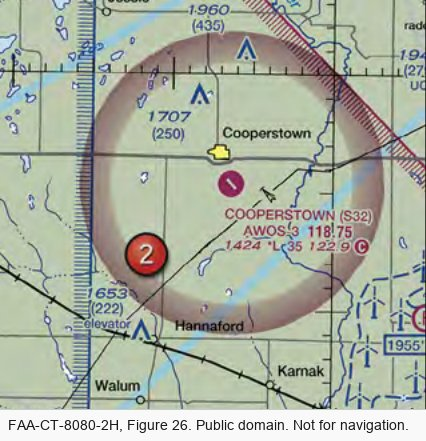
#> input picture docs/part_107_license/images/w05_supp_fig26_cooperstown.jpg, 426 x 441 px, found by its file name
$ python -i supplement_annotate.py   (imports and definitions only)
#> lines starting #> are read from the running program, lines starting #| are printed output that depends on the picture
"""Draw teaching overlays on FAA testing-supplement crops made by supplement_crops.py.

Usage (from the repository root):
    python fig_tools/supplement_annotate.py [--src docs/part_107_license/images] [--out review]

Writes:
    w05_supp_fig02_load_factor_30deg.png
        The Figure 2 load factor chart with the 30 degree row boxed (1.154) and the same point
        marked on the curve, plus the worked answer to FAA UAG sample question 7
        (33 lb x 1.154 = 38 lb).
    w05_supp_fig26_cooperstown_pattern.jpg
        The Figure 26 Cooperstown crop with the standard left-hand traffic pattern for runway 13
        drawn on it: landing direction toward 130 degrees, the five legs, and an aircraft at
        midfield left downwind (heading 310), which sits north-east of the runway. Answer to FAA
        UAG sample question 18. The chart is public domain (FAA-CT-8080-2H); the overlay is ours
        and is labelled "pattern drawn for teaching".

The airport position in the crop and the runway heading are constants below; the pattern is
built from them, so the geometry always matches the runway number. Pattern size is exaggerated
for legibility (a real pattern is about 1/2 to 1 NM from the runway).
"""
from __future__ import annotations

import argparse
import math
import os

from PIL import Image, ImageDraw, ImageFont

# Cooperstown (S32) airport symbol centre in w05_supp_fig26_cooperstown.jpg, crop pixels.
AIRPORT = (231.0, 184.0)
RUNWAY_HEADING = 130.0          # landing on runway 13
SCALE = 3                       # draw on a 3x upscale so lines stay smooth
RUNWAY_HALF = 22.0              # crop pixels, exaggerated
EXTEND = 26.0                   # upwind and final extensions beyond the runway ends
OFFSET = 62.0                   # downwind distance from the runway, exaggerated
ZOOM = (40, 45, 426, 300)       # crop box (crop pixels) kept around the pattern
CREDIT_H = 34                   # height of the credit strip at the bottom of the source crop

BLUE = (0, 98, 184)
ORANGE = (230, 126, 34)
WHITE = (255, 255, 255)
INK = (26, 26, 26)


def font(size: int, bold: bool = False):
    names = ["arialbd.ttf", "DejaVuSans-Bold.ttf"] if bold else ["arial.ttf", "DejaVuSans.ttf"]
    for n in names:
        try:
            return ImageFont.truetype(n, size)
        except OSError:
            continue
    return ImageFont.load_default()


def heading_vec(deg: float) -> tuple[float, float]:
    """Unit vector for a compass heading in image coordinates (x east, y down)."""
    r = math.radians(deg)
    return math.sin(r), -math.cos(r)


def arrow(d: ImageDraw.ImageDraw, a, b, colour, width, head=16):
    d.line([a, b], fill=colour, width=width)
    ang = math.atan2(b[1] - a[1], b[0] - a[0])
    for s in (+1, -1):
        t = ang + math.pi - s * math.radians(28)
        d.line([b, (b[0] + head * math.cos(t), b[1] + head * math.sin(t))], fill=colour, width=width)


def label(d, xy, text, f, fill=INK, anchor="la"):
    x, y = xy
    box = d.textbbox((x, y), text, font=f, anchor=anchor)
    pad = 5
    d.rounded_rectangle((box[0] - pad, box[1] - pad, box[2] + pad, box[3] + pad), radius=6,
                        fill=WHITE, outline=fill, width=2)
    d.text((x, y), text, font=f, fill=fill, anchor=anchor)


def cooperstown(src: str, out: str) -> str:
#> called with out = 'out.png'
    base = Image.open(os.path.join(src, "w05_supp_fig26_cooperstown.jpg")).convert("RGB")
#> base is the input picture: PIL image 426x441 RGB; mean R, G, B 170.4, 176.6, 161.8
    w, h = base.size
#> w = 426; h = 441
    im = base.resize((w * SCALE, h * SCALE), Image.LANCZOS)
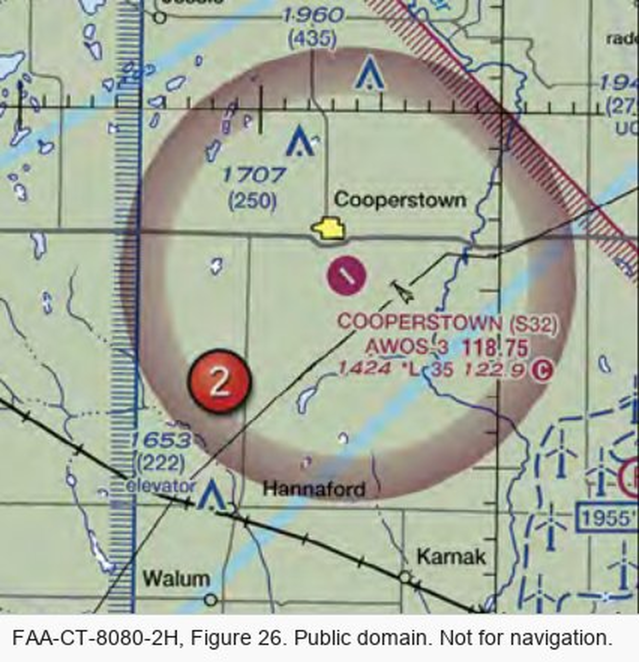
#> im: PIL image 1278x1323 RGB (shown at 1/2 size); mean R, G, B 170.4, 176.5, 161.7
    d = ImageDraw.Draw(im)
    S = lambda p: (p[0] * SCALE, p[1] * SCALE)  # noqa: E731

    dx, dy = heading_vec(RUNWAY_HEADING)            # landing direction
    lx, ly = heading_vec(RUNWAY_HEADING - 90.0)     # pilot's left = the pattern side
    assert lx > 0 and ly < 0, "left of 130 degrees must point north-east"
    cx, cy = AIRPORT

    def P(along: float, side: float):
        return (cx + dx * along + lx * side, cy + dy * along + ly * side)

    r1 = P(-RUNWAY_HALF, 0)              # threshold of runway 13 (north-west end)
    r2 = P(+RUNWAY_HALF, 0)              # far end
    up_end = P(RUNWAY_HALF + EXTEND, 0)
    cross_end = P(RUNWAY_HALF + EXTEND, OFFSET)
    down_end = P(-RUNWAY_HALF - EXTEND, OFFSET)
    final_start = P(-RUNWAY_HALF - EXTEND, 0)
    mid_down = P(0, OFFSET)

    lw = 7
    legs = [(r2, up_end, "upwind"), (up_end, cross_end, "crosswind"),
            (cross_end, down_end, "downwind"), (down_end, final_start, "base"),
            (final_start, r1, "final")]
    for a, b, _ in legs:
        arrow(d, S(a), S(b), BLUE, lw)
    d.line([S(r1), S(r2)], fill=INK, width=9)                       # runway, emphasised
    arrow(d, S(P(-RUNWAY_HALF + 4, 0)), S(P(RUNWAY_HALF - 2, 0)), WHITE, 3, head=10)

    f = font(36, bold=True)
    fs = font(30)
    off = 34
    label(d, (S(P(RUNWAY_HALF + EXTEND / 2, 0))[0] + 18, S(P(RUNWAY_HALF + EXTEND / 2, 0))[1] + 10),
          "upwind", fs, BLUE)
    label(d, (S(P(-RUNWAY_HALF - EXTEND / 2, 0))[0] - 18, S(P(-RUNWAY_HALF - EXTEND / 2, 0))[1] - 6),
          "final", fs, BLUE, anchor="ra")
    label(d, (S(P(-RUNWAY_HALF - EXTEND, OFFSET / 2))[0] - 14, S(P(-RUNWAY_HALF - EXTEND, OFFSET / 2))[1]),
          "base", fs, BLUE, anchor="rm")
    label(d, (S(P(RUNWAY_HALF + EXTEND, OFFSET / 2))[0] + 14, S(P(RUNWAY_HALF + EXTEND, OFFSET / 2))[1]),
          "crosswind", fs, BLUE, anchor="lm")

    # aircraft at midfield left downwind, heading 310
    mx, my = S(mid_down)
    d.ellipse((mx - 22, my - 22, mx + 22, my + 22), fill=ORANGE, outline=WHITE, width=4)
    hx, hy = heading_vec(310.0)
    arrow(d, (mx - hx * 12, my - hy * 12), (mx + hx * 30, my + hy * 30), WHITE, 5, head=12)
    label(d, (mx + 30, my - off - 20), "midfield left downwind", f, ORANGE)
    label(d, (mx + 30, my - off + 18), "north-east of the runway", fs, ORANGE)
    label(d, (S(r1)[0] - 30, S(r1)[1] - 34), "RWY 13: land toward 130°", fs, INK, anchor="rb")
    dl = S(P(-RUNWAY_HALF - EXTEND * 0.4, OFFSET))
    label(d, (dl[0] - 12, dl[1] - 14), "downwind, 310°", fs, BLUE, anchor="rb")

    # north arrow
    nx, ny = (ZOOM[2] - 14) * SCALE, (ZOOM[1] + 22) * SCALE
    arrow(d, (nx, ny + 60), (nx, ny), INK, 5, head=14)
    d.text((nx, ny - 8), "N", font=f, fill=INK, anchor="mb")

    # teaching note above the existing credit strip
    note = "Pattern drawn for teaching, not to scale"
    label(d, ((ZOOM[0] + 6) * SCALE, (ZOOM[3] - 6) * SCALE), note, fs, INK, anchor="lb")

    # zoom on the pattern, then re-attach the chart's credit strip from the bottom of the crop
    x0, y0, x1, y1 = ZOOM
    zoomed = im.crop((x0 * SCALE, y0 * SCALE, x1 * SCALE, y1 * SCALE))
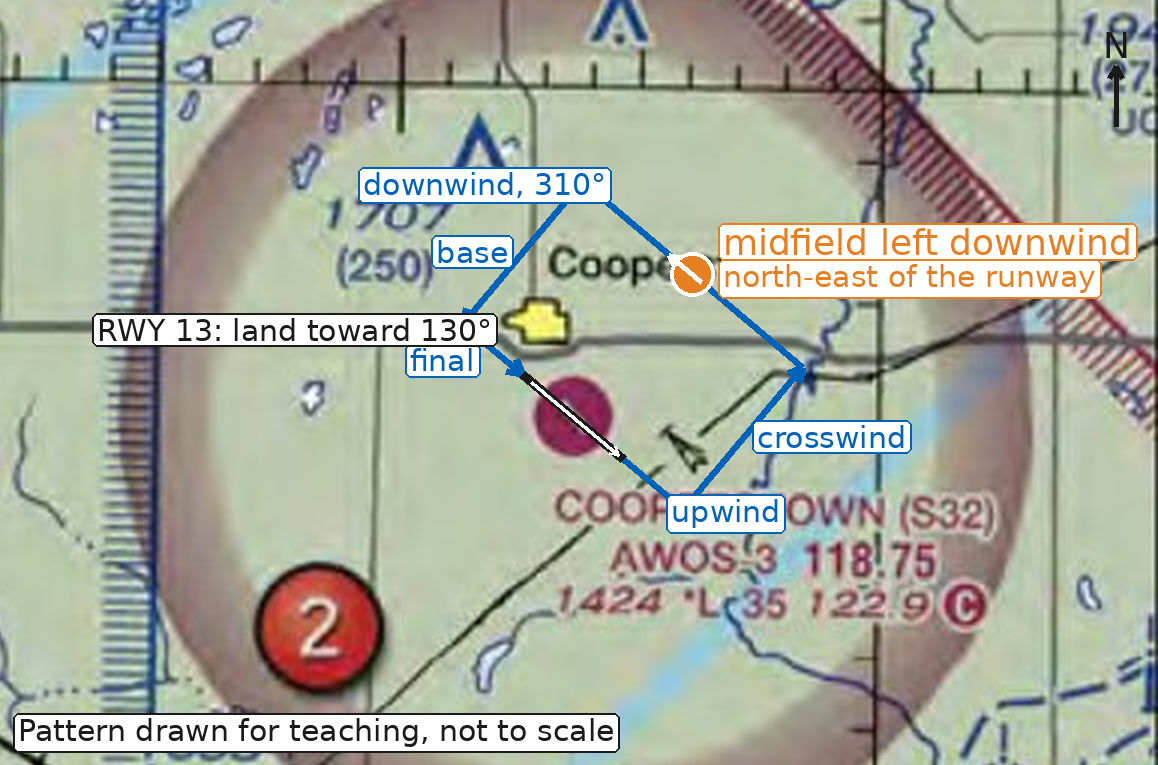
#> zoomed: PIL image 1158x765 RGB; mean R, G, B 169.4, 172.2, 158.6
    strip_h = CREDIT_H * SCALE
    im = Image.new('RGB', (zoomed.width, zoomed.height + strip_h), WHITE)
#> im: PIL image 1158x867 RGB; every value is 255
    im.paste(zoomed, (0, 0))
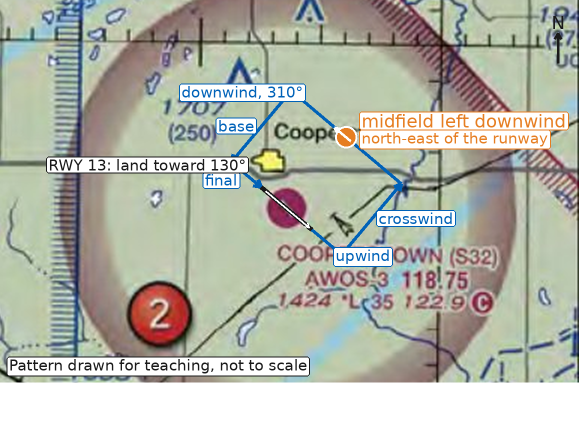
#> im: PIL image 1158x867 RGB (shown at 1/2 size); mean R, G, B 179.4, 182, 169.9
    ImageDraw.Draw(im).text((18, zoomed.height + strip_h // 2),
                            'FAA-CT-8080-2H, Figure 26. Public domain. Not for navigation.',
                            font=font(40), fill=INK, anchor='lm')
    im = im.resize((int(im.width / SCALE * 2.4), int(im.height / SCALE * 2.4)), Image.LANCZOS)
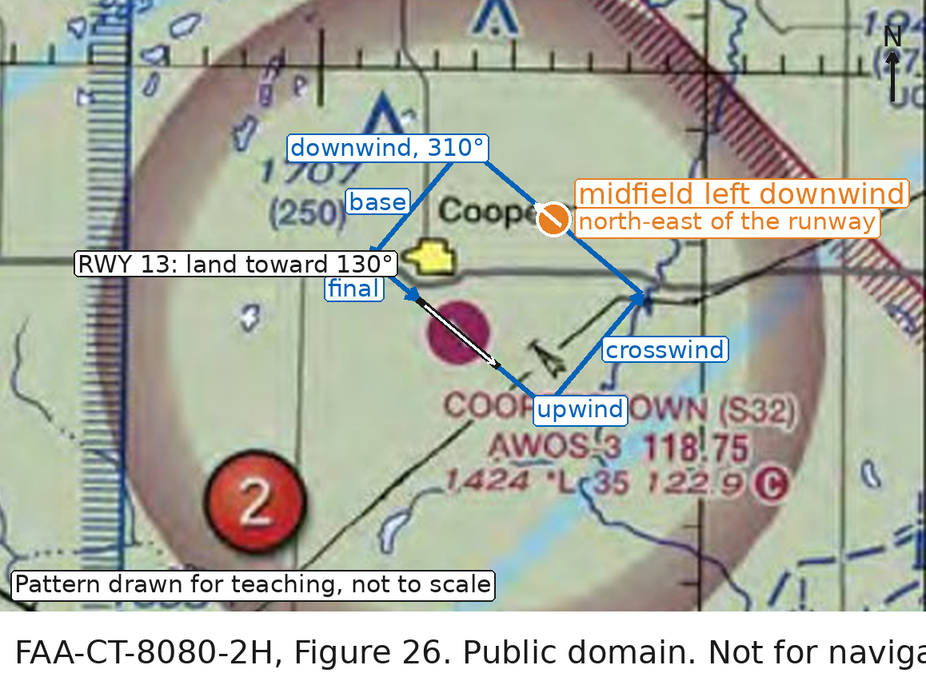
#> im: PIL image 926x693 RGB; mean R, G, B 177.3, 179.7, 167.7
    os.makedirs(out, exist_ok=True)
    path = os.path.join(out, "w05_supp_fig26_cooperstown_pattern.jpg")
    im.save(path, quality=88, optimize=True)
    return path


# Figure 2 crop (w05_supp_fig02_load_factor.png, 1030 x 805): table row and graph axes, crop pixels.
LF_ROW_30 = (28, 273, 382, 337)           # the 30 degree row of the table
LF_X0, LF_X90 = 485.0, 990.0              # graph x pixel at 0 and 90 degrees of bank
LF_Y1, LF_Y9 = 580.0, 136.0               # graph y pixel at load factor 1 and 9
LF_AXIS_Y = 636.0                         # bottom of the plotting area


def load_factor(src: str, out: str) -> str:
    im = Image.open(os.path.join(src, 'w05_supp_fig02_load_factor.png')).convert('RGB')
    d = ImageDraw.Draw(im)
    bank = 30.0
    n = 1.0 / math.cos(math.radians(bank))
    assert abs(n - 1.1547) < 1e-3
    x = LF_X0 + (LF_X90 - LF_X0) * bank / 90.0
    y = LF_Y1 - (LF_Y1 - LF_Y9) * (n - 1.0) / 8.0
    d.rounded_rectangle(LF_ROW_30, radius=8, outline=ORANGE, width=6)
    for i in range(int(LF_AXIS_Y), int(y), -14):                      # dashed up from 30 degrees
        d.line([(x, i), (x, max(i - 7, y))], fill=ORANGE, width=4)
    for i in range(int(x), int(LF_X0), -14):                          # dashed across to the axis
        d.line([(i, y), (max(i - 7, LF_X0), y)], fill=ORANGE, width=4)
    d.ellipse((x - 11, y - 11, x + 11, y + 11), fill=ORANGE, outline=WHITE, width=3)
    label(d, (x + 18, y - 70), '30° bank → 1.154', font(30, bold=True), ORANGE)
    label(d, (x + 18, y - 120), '33 lb × 1.154 ≈ 38 lb', font(30, bold=True), INK)
    os.makedirs(out, exist_ok=True)
    path = os.path.join(out, 'w05_supp_fig02_load_factor_30deg.png')
    im.save(path, optimize=True)
    return path


def main() -> None:
    ap = argparse.ArgumentParser(description=__doc__.split("\n")[0])
    ap.add_argument("--src", default="docs/part_107_license/images")
    ap.add_argument("--out", default="review")
    a = ap.parse_args()
    for p in (cooperstown(a.src, a.out), load_factor(a.src, a.out)):
        print("wrote", p, f"{os.path.getsize(p) // 1024} KB")


# [2 lines not run here, left out]

>>> result = cooperstown('../docs/part_107_license/images/w05_supp_fig26_cooperstown.jpg', 'out.png')
